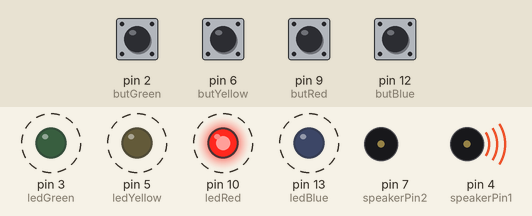
This sketch was run on a simulated Arduino Uno, built with avr-gcc and run on an emulated ATmega328P. Parts: output pins drawn as LEDs (lit = HIGH), buzzer (waves = sounding, pin HIGH). Dashed ring = blinking. The test bench sets the inputs (shaded band); at power-on: pin 2 (butGreen), pin 6 (butYellow), pin 9 (butRed), pin 12 (butBlue) HIGH. Random numbers use the default seed unless the sketch sets one.

Above: at 2.27 s.
2.3 s: pin 2 (butGreen) pulled LOW for 0.15 s
At 3.1 s:
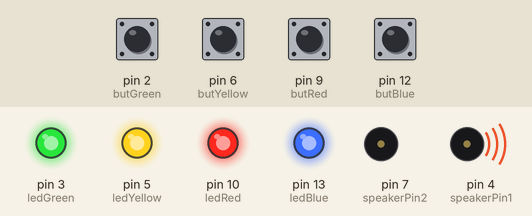
At 4.3 s:
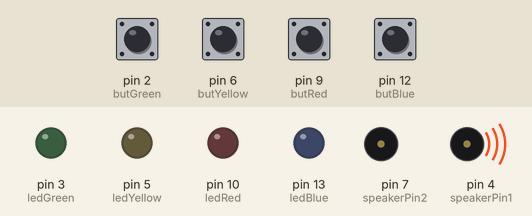
5.3 s: pin 6 (butYellow) pulled LOW for 0.15 s
8.3 s: pin 9 (butRed) pulled LOW for 0.15 s
At 9.72 s:
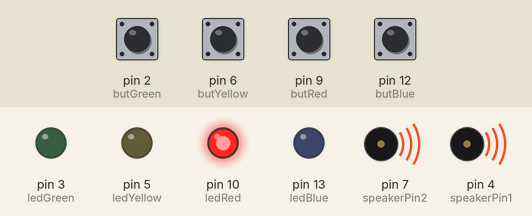
11.3 s: pin 9 (butRed) pulled LOW for 1 s
14.3 s: pin 12 (butBlue) pulled LOW for 1 s
17.3 s: pin 12 (butBlue) pulled LOW for 0.15 s
At 19.2 s:
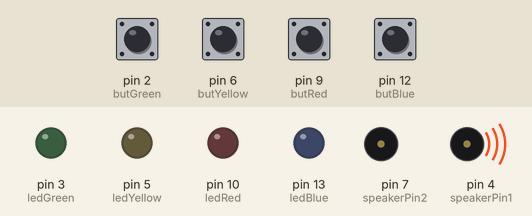
Timing chart, 0 to 20.7 s (numbered marks = the images above; inputs shaded):
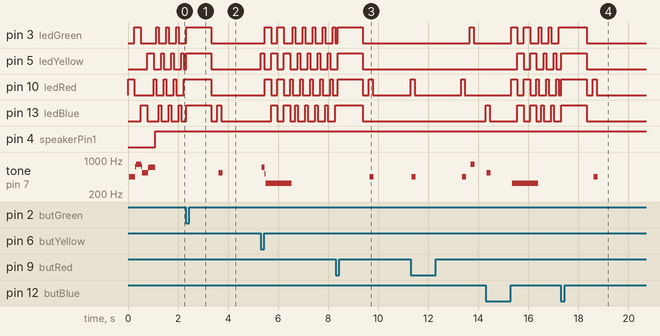

The sketch:

ProjectPart2.ino
```cpp
/*
 This Simon Says game consists of 4 LED lights that are related to four of the aligned buttons.
 After the setup has started the lights will falsh and to begin the game you must select any button.
 The rues are to press the buttons in order of the sequence played.  A new instruction will be added each round.
 When losing the game will reset to 0 and you may start the same way, same with winning.  Winning and losng have their own songs.
 Good Luck!
 */

//Below we have all of the constants
#define NOTE_B0 31
#define NOTE_C1 33
#define NOTE_CS1 35
#define NOTE_D1 37
#define NOTE_DS1 39
#define NOTE_E1 41
#define NOTE_F1 44
#define NOTE_FS1 46
#define NOTE_G1 49
#define NOTE_GS1 52
#define NOTE_A1 55
#define NOTE_AS1 58
#define NOTE_B1 62
#define NOTE_C2 65
#define NOTE_CS2 69
#define NOTE_D2 73
#define NOTE_DS2 78
#define NOTE_E2 82
#define NOTE_F2 87
#define NOTE_FS2 93
#define NOTE_G2 98
#define NOTE_GS2 104
#define NOTE_A2 110
#define NOTE_AS2 117
#define NOTE_B2 123
#define NOTE_C3 131
#define NOTE_CS3 139
#define NOTE_D3 147
#define NOTE_DS3 156
#define NOTE_E3 165
#define NOTE_F3 175
#define NOTE_FS3 185
#define NOTE_G3 196
#define NOTE_GS3 208
#define NOTE_A3 220
#define NOTE_AS3 233
#define NOTE_B3 247
#define NOTE_C4 262
#define NOTE_CS4 277
#define NOTE_D4 294
#define NOTE_DS4 311
#define NOTE_E4 330
#define NOTE_F4 349
#define NOTE_FS4 370
#define NOTE_G4 392
#define NOTE_GS4 415
#define NOTE_A4 440
#define NOTE_AS4 466
#define NOTE_B4 494
#define NOTE_C5 523
#define NOTE_CS5 554
#define NOTE_D5 587
#define NOTE_DS5 622
#define NOTE_E5 659
#define NOTE_F5 698
#define NOTE_FS5 740
#define NOTE_G5 784
#define NOTE_GS5 831
#define NOTE_A5 880
#define NOTE_AS5 932
#define NOTE_B5 988
#define NOTE_C6 1047
#define NOTE_CS6 1109
#define NOTE_D6 1175
#define NOTE_DS6 1245
#define NOTE_E6 1319
#define NOTE_F6 1397
#define NOTE_FS6 1480
#define NOTE_G6 1568
#define NOTE_GS6 1661
#define NOTE_A6 1760
#define NOTE_AS6 1865
#define NOTE_B6 1976
#define NOTE_C7 2093
#define NOTE_CS7 2217
#define NOTE_D7 2349
#define NOTE_DS7 2489
#define NOTE_E7 2637
#define NOTE_F7 2794
#define NOTE_FS7 2960
#define NOTE_G7 3136
#define NOTE_GS7 3322
#define NOTE_A7 3520
#define NOTE_AS7 3729
#define NOTE_B7 3951
#define NOTE_C8 4186
#define NOTE_CS8 4435
#define NOTE_D8 4699
#define NOTE_DS8 4978
//These are the constants for if the user pressed a button or not and which one

//using bitshifting here to create a "set" of the LEDs
const int userRed  = (1 << 0); //0001
const int userGreen  = (1 << 1); //0010
const int userBlue = (1 << 2); //0100
const int userYellow = (1 << 3); //1000

//these are the pin numbers for each light
const int ledRed = 10;
const int ledGreen = 3;
const int ledBlue = 13;
const int ledYellow = 5;

//these are the pin numbers for the buttons to each light
const int butRed = 9;
const int butGreen = 2;
const int butBlue = 12;
const int butYellow = 6;

// the speaker pins are here
const int speakerPin1 = 4;
const int speakerPin2 = 7;

// Game rules
const int rounds = 8;   //8 rounds to win
const int TIME_LIMIT = 3000; //In milliseconds this is 3 seconds to press a button or game over

//Keeping track of the elements of the game
byte gameBoard[32]; //The combination of buttons as the player advance
byte gameRound = 0; //Number of rounds player has advanced

void setup()
{
  // put your setup code here, to run once:

  //Using pullups instead of inputs because google said something about internal resistors and the pins the buttons were on
  pinMode(butRed, INPUT_PULLUP);
  pinMode(butGreen, INPUT_PULLUP);
  pinMode(butBlue, INPUT_PULLUP);
  pinMode(butYellow, INPUT_PULLUP);

  pinMode(ledRed, OUTPUT);
  pinMode(ledGreen, OUTPUT);
  pinMode(ledBlue, OUTPUT);
  pinMode(ledYellow, OUTPUT);

  pinMode(speakerPin1, OUTPUT);
  pinMode(speakerPin2, OUTPUT);

  //Play the start music
  startTone();
}

void loop()
{
    // put your main code here, to run repeatedly:

  startLights(); // Blink lights while waiting for user to press a button

  setLEDs(userRed | userGreen | userBlue | userYellow);
  delay(1000);
  setLEDs(0);
  delay(250);

    // Play the game and play song based on if player wins or loses
    if (playGame() == true) {
      winTone();
    }else{
      loseTone();
    }
}

// Play game function, 1 is returned if player wins, 0 if the player loses
//we add the new button/light onto the previous levels
boolean playGame(void)
{
  randomSeed(millis()); // randomly set the time so that the lights are random, lights are based on the millis

  gameRound = 0; //Each time playGame is called the round will start at 0 of 8

  while (gameRound < rounds)
  {
    addNewButton(); // Add a button to the current moves, then play them back

    previousLevels(); // Play back the current game board

    // the player will now need to repeat the previous levels as well as the added button/light
    for (byte currentButton = 0; currentButton < gameRound ; currentButton++)
    {
      byte choice = waitForPress(); // wait for the players input

      if (choice == 0) return false; // if the player waits too long (3 seconds) the choice is 0 and you lose

      if (choice != gameBoard[currentButton]) return false; // when the player does not follow the sequence we get here and they lose
    }

    delay(1000); // if the player gets the button correct continue
  }

  return true; //return true when the player wins the game
}

// Adds a new random button/light to the game
void addNewButton(void)
{
  byte newButton = random(0, 4);

  // based on the newButton we select the light
  if(newButton == 0){
    newButton = userRed;
  }else if(newButton == 1){
    newButton = userGreen;
  }else if(newButton == 2){
    newButton = userBlue;
  }else if(newButton == 3){
    newButton = userYellow;
  }

  gameBoard[gameRound++] = newButton; // Add this new button to the game array
}

// Plays the previous levels in the game and then you add the next level in playGame()
void previousLevels(void)
{
  for (byte currentButton = 0 ; currentButton < gameRound ; currentButton++)
  {
    playTone(gameBoard[currentButton], 150);

  //This is the timer between each instruction
    delay(200);
  }
}

// Passes in the byte from the colored the user chose , lights that button's LED
void setLEDs(byte leds)
{
  if ((leds & userRed) != 0){
    digitalWrite(ledRed, HIGH);
  }else{
    digitalWrite(ledRed, LOW);
  }
  if ((leds & userGreen) != 0){
    digitalWrite(ledGreen, HIGH);
  }else{
  digitalWrite(ledGreen, LOW);
  }
  if ((leds & userBlue) != 0){
    digitalWrite(ledBlue, HIGH);
  }else{
    digitalWrite(ledBlue, LOW);
  }
  if ((leds & userYellow) != 0){
    digitalWrite(ledYellow, HIGH);
  }else{
    digitalWrite(ledYellow, LOW);
  }
}

// make the LEDs turn on and off until the user has pressed a button to start the game
void startLights(void)
{
  while(1)
  {
    setLEDs(userRed);
    delay(100);
    if (checkButton() != 0){
      return;
    }

    setLEDs(userGreen);
    delay(100);
    if (checkButton() != 0){
      return;
    }

    setLEDs(userBlue);
    delay(100);
    if (checkButton() != 0){
      return;
    }

    setLEDs(userYellow);
    delay(100);
    if (checkButton() != 0){
      return;
    }
  }
}

// waitForPress() waits for the user input and will either return the color of the light or 0 if TIME_LIMIT is reached
byte waitForPress(void)
{
  long startTime = millis();

  while ( (millis() - startTime) < TIME_LIMIT) // Loop until 3 seconds has passed
  {
    byte button = checkButton();

    if (button != 0)
    {
      playTone(button, 150); // Play the button the user just pressed

      while(checkButton() != 0) ;  // Now let's wait for user to release button

      delay(10); // Debouncing delay

      return button;
    }
  }
  return 0; // If we get here return 0 and game over
}

// Returns the bit for where the color chosen is
byte checkButton(void)
{
  if (digitalRead(butRed) == 0){
    return(userRed);
  }else if (digitalRead(butGreen) == 0){
    return(userGreen);
  }else if (digitalRead(butBlue) == 0){
    return(userBlue);
  }else if (digitalRead(butYellow) == 0){
    return(userYellow);
  }
  return(0); // If the user did not select a button then  is returned
}

// speakerNote turns buzzes the speaker for noteDurationMic, for a duration of noteLengthMil.
void speakerNote(int noteLengthMil, int noteDurationMic)
{
  // Convert play time from milliseconds to microseconds
  long noteLengthMic = noteLengthMil * (long)1000;

  // Loop until the remaining play time is less than the noteDurationMic
  while (noteLengthMic > (noteDurationMic * 2))
  {
    noteLengthMic -= noteDurationMic * 2; //this shortens the remaining time to play

    // Toggle the buzzer at various speeds
    digitalWrite(speakerPin1, LOW);
    digitalWrite(speakerPin2, HIGH);
    delayMicroseconds(noteDurationMic);

    digitalWrite(speakerPin1, HIGH);
    digitalWrite(speakerPin2, LOW);
    delayMicroseconds(noteDurationMic);
  }
}

// Light an LED and play tone
void playTone(byte LEDs, int noteLengthMil)
{
  setLEDs(LEDs); //takes the LED from the switch statement

  //this switch set the speaker tone for each light
  switch(LEDs)
  {
  case userRed:
    speakerNote(noteLengthMil, 1100);
    break;
  case userGreen:
    speakerNote(noteLengthMil, 600);
    break;
  case userBlue:
    speakerNote(noteLengthMil, 900);
    break;
  case userYellow:
    speakerNote(noteLengthMil, 700);
    break;
  }
  setLEDs(0); //turns off the LEDs
}

// Play the starting sound/lights
void startTone(void)
{
  setLEDs(userRed);
  speakerNote(255, 1100);
  setLEDs(userGreen);
  speakerNote(255, 600);
  setLEDs(userBlue);
  speakerNote(255, 900);
  setLEDs(userYellow);
  speakerNote(255, 700);
}

// Play the winner sound/lights
void winTone(void)
{
  setLEDs(userGreen | userBlue);
  speakerNote(255, 600);
  setLEDs(userRed | userYellow);
  speakerNote(255, 900);
  setLEDs(userGreen | userBlue);
  speakerNote(255, 600);
  setLEDs(userRed | userYellow);
  speakerNote(255, 900);
}

// Play the loser sound/lights
void loseTone(void)
{
  setLEDs(userRed | userGreen);
  speakerNote(255, 1500);
  setLEDs(userBlue | userYellow);
  speakerNote(255, 1500);
  setLEDs(userRed | userGreen);
  speakerNote(255, 1500);
  setLEDs(userBlue | userYellow);
  speakerNote(255, 1500);
}
```

Measured:
- after the input at 2.3 s, tone on pin 7 (speakerPin2): silent → 551 Hz after 1.3 s, → silent 0.16 s later
- after the input at 8.3 s, tone on pin 7 (speakerPin2): silent → 452 Hz after 1.4 s, → silent 0.16 s later
- after the input at 17.3 s, tone on pin 7 (speakerPin2): silent → 452 Hz after 1.3 s, → silent 0.16 s later
- by itself, tone on pin 7 (speakerPin2): plays 452 Hz for 0.24 s, 730 Hz for 0.04 s, 824 Hz for 0.20 s, 741 Hz for 0.04 s, 551 Hz for 0.24 s, 696 Hz for 0.04 s … (7 notes in this stretch)
